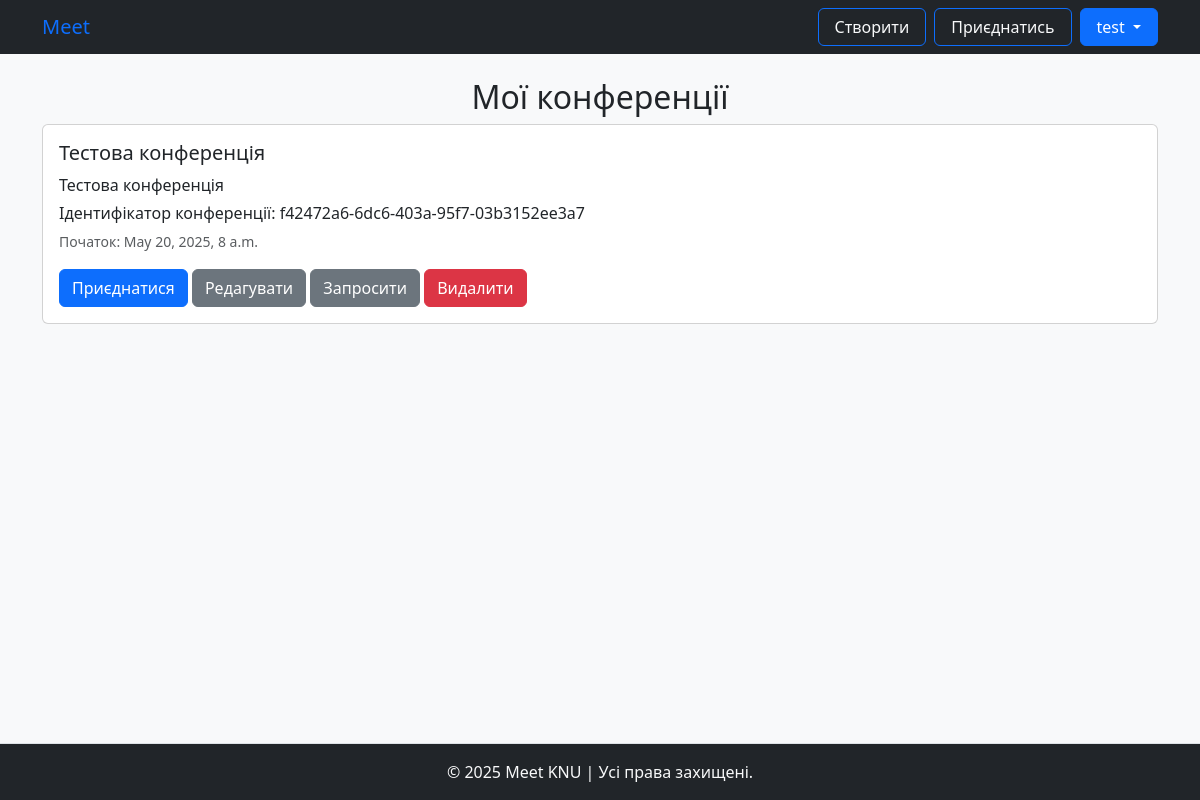
/conference/my_conferences/ (signed in), run on an earlier commit of the app's database.
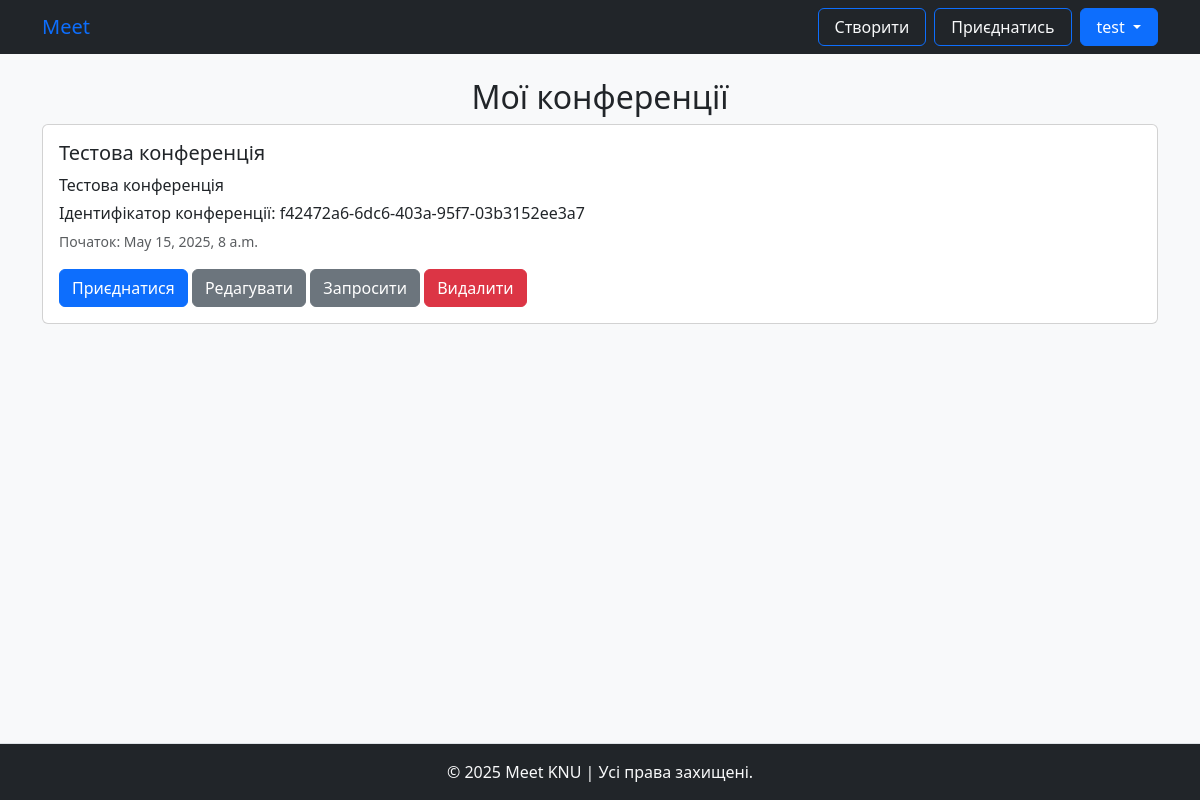
And on a later commit of the database.
### videochat/models.py (models this page shows, shortened)
class Conference(models.Model):
    title = models.CharField(max_length=200)
    description = models.TextField(blank=True)
    start_time = models.DateTimeField()
    room_name = models.CharField(max_length=100, unique=True)
    created_by = models.ForeignKey(User, on_delete=models.CASCADE)

### videochat/views.py (the view)
# urls.py: path('my_conferences/', my_conferences, name='my_conferences'),
def my_conferences(request):
    conferences = Conference.objects.filter(created_by=request.user)
    return render(request, "videochat/my_conferences.html", {"conferences": conferences})

### templates/videochat/my_conferences.html (shortened to what this page needs)
{% extends 'base.html' %}
{% block content %}
<div class="container pt-4">
    <h2 class="text-center">Мої конференції</h2>
    {% for c in conferences %}
    <div class="card mb-3">
        <div class="card-body">
            <h5 class="card-title">{{ c.title }}</h5>
            <p class="card-text mb-1">{{ c.description }}</p>
            <p class="card-text mb-1">Ідентифікатор конференції: {{ c.room_name }}</p>
            <p class="card-text"><small class="text-muted">Початок: {{ c.start_time }}</small></p>
            <a href="{% url 'join_conference' c.room_name %}" class="btn btn-primary">Приєднатися</a>
            <a href="{% url 'edit_conference' c.room_name %}" class="btn btn-secondary">Редагувати</a>
            <a href="{% url 'create_invite' c.room_name %}" class="btn btn-secondary">Запросити</a>
            <a href="{% url 'delete_conference' c.room_name %}" class="btn btn-danger">Видалити</a>
        </div>
    </div>
    {% empty %}
    <p>У вас немає конференцій.</p>
    {% endfor %}
</div>
{% endblock %}

What changed in the data, as far as the page shows it:
changed Conference "Тестова конференція": start_time "May 20, 2025, 8 a.m." → "May 15, 2025, 8 a.m."
